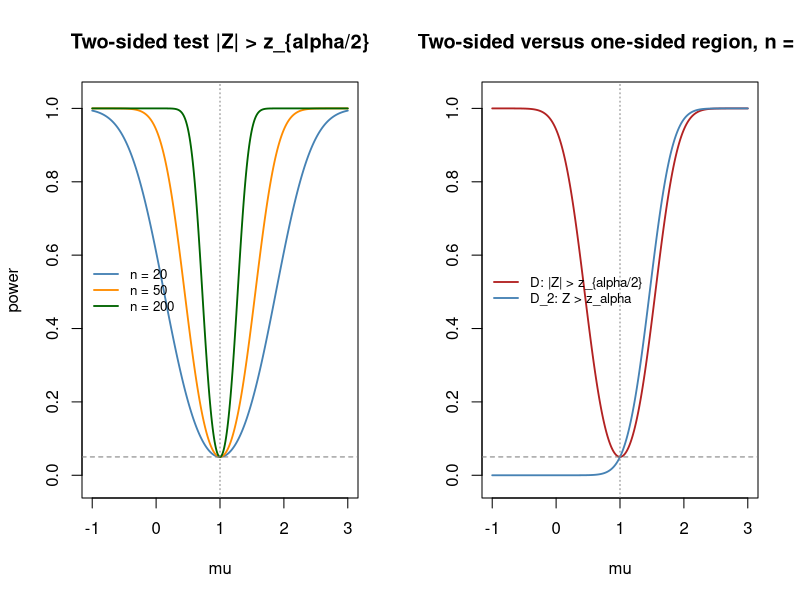

This figure's R source:
# Power functions of Z tests for a normal mean (mu0 = 1, sigma^2 = 4, alpha = 0.05).
alpha <- 0.05
mu0 <- 1
sigma <- 2
mu <- seq(-1, 3, length.out = 400)
za2 <- qnorm(1 - alpha / 2)
za <- qnorm(1 - alpha)

two_sided <- function(n) {
  d <- sqrt(n) * (mu0 - mu) / sigma
  1 - pnorm(za2 + d) + pnorm(-za2 + d)
}
one_sided <- function(n) 1 - pnorm(za + sqrt(n) * (mu0 - mu) / sigma)

guides <- function() {
  abline(h = alpha, lty = 2, col = "gray50")
  abline(v = mu0, lty = 3, col = "gray50")
}

op <- par(mfrow = c(1, 2))
cols <- c("steelblue", "darkorange", "darkgreen")
matplot(mu, sapply(c(20, 50, 200), two_sided), type = "l", lty = 1, lwd = 1.8, col = cols,
        ylim = c(-0.02, 1.03), xlab = "mu", ylab = "power",
        main = "Two-sided test |Z| > z_{alpha/2}")
guides()
legend("left", bty = "n", cex = 0.8, legend = paste("n =", c(20, 50, 200)), col = cols, lwd = 1.8)

matplot(mu, cbind(two_sided(50), one_sided(50)), type = "l", lty = 1, lwd = 1.8,
        col = c("firebrick", "steelblue"), ylim = c(-0.02, 1.03), xlab = "mu", ylab = "",
        main = "Two-sided versus one-sided region, n = 50")
guides()
legend("left", bty = "n", cex = 0.8, legend = c("D: |Z| > z_{alpha/2}", "D_2: Z > z_alpha"),
       col = c("firebrick", "steelblue"), lwd = 1.8)
par(op)
